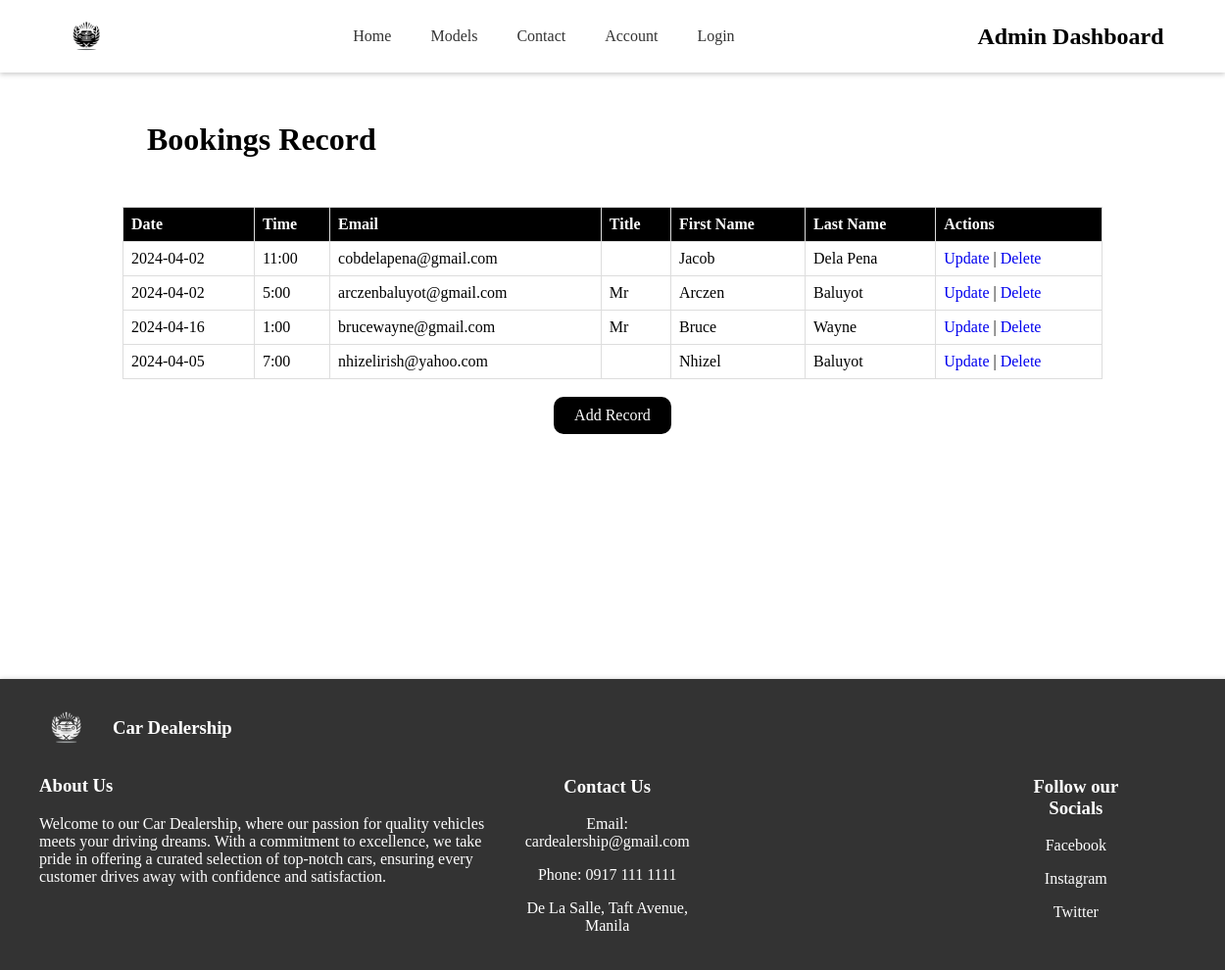
The app's page /View/reservations.php with its own data.
### tables this page shows
CREATE TABLE `appointments` (
  `id` int(255) NOT NULL,
  `date` date NOT NULL,
  `time` varchar(50) NOT NULL,
  `email` varchar(50) NOT NULL,
  `title` varchar(50) DEFAULT NULL,
  `firstName` varchar(50) NOT NULL,
  `lastName` varchar(50) NOT NULL
);

### View/reservations.php (the view, shortened to what this page needs)
<?php
include '../Controller/connect.php';
?>
<!DOCTYPE html>
<html lang="en">
<head>
    <link rel="stylesheet" href="../Public/style/dash.css">
</head>
<body>
    <header>
        <nav class="navbar">
            <div class="logo">
                <img src="../Public/img/Logo.webp" alt="Car Dealership Logo">
            </div>
            <ul class="nav-links">
                <li><a href="index.php">Home</a></li>
                <li><a href="models.php">Models</a></li>
                <li><a href="contact.php">Contact</a></li>
                <li><a href="account.php">Account</a></li>
                <?php
                    if (isset($_SESSION['email'])) {
                        if ($_SESSION['role'] == 'admin') {
                            echo '<li><a href="dashboard.php">Dashboard</a></li>';
                        }
                        echo '<li><a href="logout.php">Logout</a></li>';
                    } else {
                        echo '<li><a href="signup.php">Login</a></li>';
                    }
                 ?>
            </ul>
            <h1> Admin Dashboard </h1>
        </nav>
    </header>
        <h1 class="dashboard"> Bookings Record </h1>
        <div class="table">
    <table>
        <tr>
            <th>Date</th>
            <th>Time</th>
            <th>Email</th>
            <th>Title</th>
            <th>First Name</th>
            <th>Last Name</th>
            <th>Actions</th>
        </tr>
        <?php
        $sql = "SELECT * FROM appointments";
        $result = $conn->query($sql);
        if ($result->num_rows > 0) {
            while ($row = $result->fetch_assoc()) {
                echo "<tr>";
                echo "<td>" . $row["date"] . "</td>";
                echo "<td>" . $row["time"] . "</td>";
                echo "<td>" . $row["email"] . "</td>";
                echo "<td>" . $row["title"] . "</td>";
                echo "<td>" . $row["firstName"] . "</td>";
                echo "<td>" . $row["lastName"] . "</td>";
                echo "<td>";
                echo "<a href='update_res.php?id=" . $row["id"] . "'>Update</a> | ";
                echo "<a href='delete_res.php?id=" . $row["id"] . "'>Delete</a>";
                echo "</td>";
                echo "</tr>";
            }
        } else {
            echo "<tr><td colspan='4'>No Inquiries found.</td></tr>";
        }
        ?>
    </table>
    <br>
    <div class="add-butt">
    <a href="add_res.php" class="add-button">Add Record</a>
    </div>
</div>
<div class="spacer v250">
                </div>
        <footer>
    <div class="footContent">
        <div class="left">
            <div class="row">
                <div class="theFootLogo">
                    <img src="../Public/img/logoWhite.png" alt="Car Dealership Logo">
                </div>
                <div class="footTitle">
                    <h3>Car Dealership</h3>
                </div>
            </div>
            <div class="about">
                <h3>About Us</h3>
                <p>Welcome to our Car Dealership, where our passion for quality vehicles meets your driving dreams. With a commitment to excellence, we take pride in offering a curated selection of top-notch cars, ensuring every customer drives away with confidence and satisfaction.</p>
            </div>
        </div>
        <div class="mid">
            <h3>Contact Us</h3>
            <p>Email: cardealership@gmail.com</p>
            <p>Phone: 0917 111 1111</p>
            <p>De La Salle, Taft Avenue, Manila</p>
        </div>
        <div class="right">
            <h3>Follow our Socials</h3>
                <p>Facebook</p>
                <p>Instagram</p>
                <p>Twitter</p>
        </div>
    </footer>
</body>

### Public/style/dash.css (style rules this page uses)
body, h1, ul, li, a { margin: 0; padding: 0; text-decoration: none; list-style: none; font-family: caros light; }
.navbar { display: flex; justify-content: space-between; align-items: center; padding: 10px 5%; background-color: #fff; box-shadow: 0 2px 5px rgba(0,0,0,0.2); }
.logo img { height: 50px; }
.nav-links { display: flex; }
.nav-links li { padding: 0 20px; }
.nav-links li a { font-size: 16px; color: #333; transition: color 0.3s ease; }
footer { background-color: #333; color: #fff; padding: 20px; text-align: center; width: 100%; box-shadow: 0 0 5px rgba(0,0,0,0.2); bottom: 0; }
.footContent { display: flex; flex-direction: row; justify-content: space-between; }
.theFootLogo img { height: 55px; margin-left: 20px; }
.row { display: flex; flex-direction: row; }
.left { display: flex; flex-direction: column; width: 500px; }
.footTitle { margin-left: 20px; }
.about { text-align: left; margin-left: 20px; }
.right { margin-top: 60px; margin-right: 100px; }
.mid { margin-top: 60px; margin-right: 300px; }
.dashboard { padding: 50px; margin-left: 100px; }
table { margin: auto; border-collapse: collapse; width: 80%; }
th, td { border: 1px solid #ddd; padding: 8px; text-align: left; }
th { background-color: black; color: white; }
.add-butt { background: black; width: 100px; margin-top: 10px; margin: auto; padding: 10px; text-align: center; border-radius: 10px; }
.add-button { color: white; }
.spacer.v250 { height: 250px; }
body { display: flex; flex-direction: column; min-height: 100vh; }

### records on screen
appointments: date "2024-04-02", time "11:00", email "cobdelapena@gmail.com", firstName "Jacob", lastName "Dela Pena"
appointments: date "2024-04-02", time "5:00", email "arczenbaluyot@gmail.com", title "Mr", firstName "Arczen", lastName "Baluyot"
appointments: date "2024-04-16", time "1:00", email "brucewayne@gmail.com", title "Mr", firstName "Bruce", lastName "Wayne"
appointments: date "2024-04-05", time "7:00", email "nhizelirish@yahoo.com", firstName "Nhizel", lastName "Baluyot"
